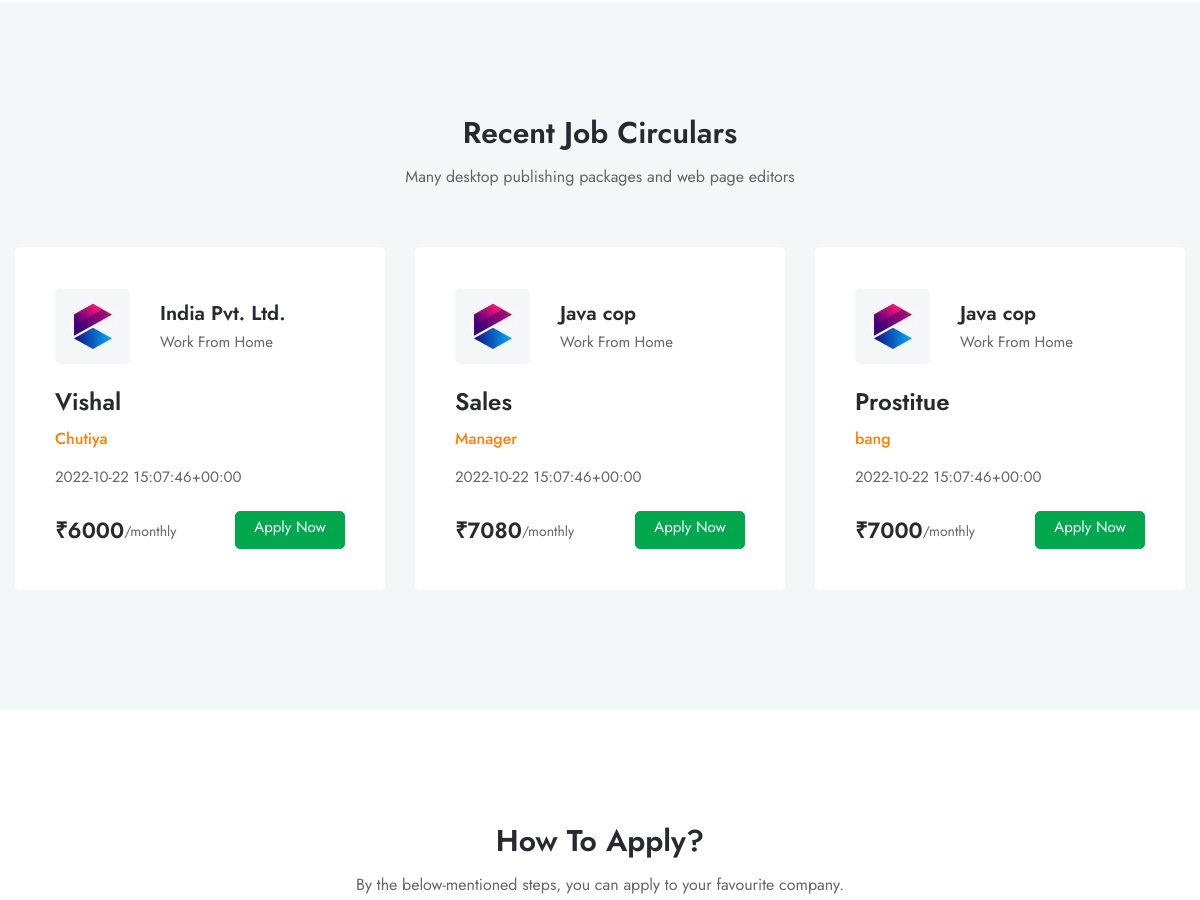
/ (middle part), run on an earlier commit of the app's database.
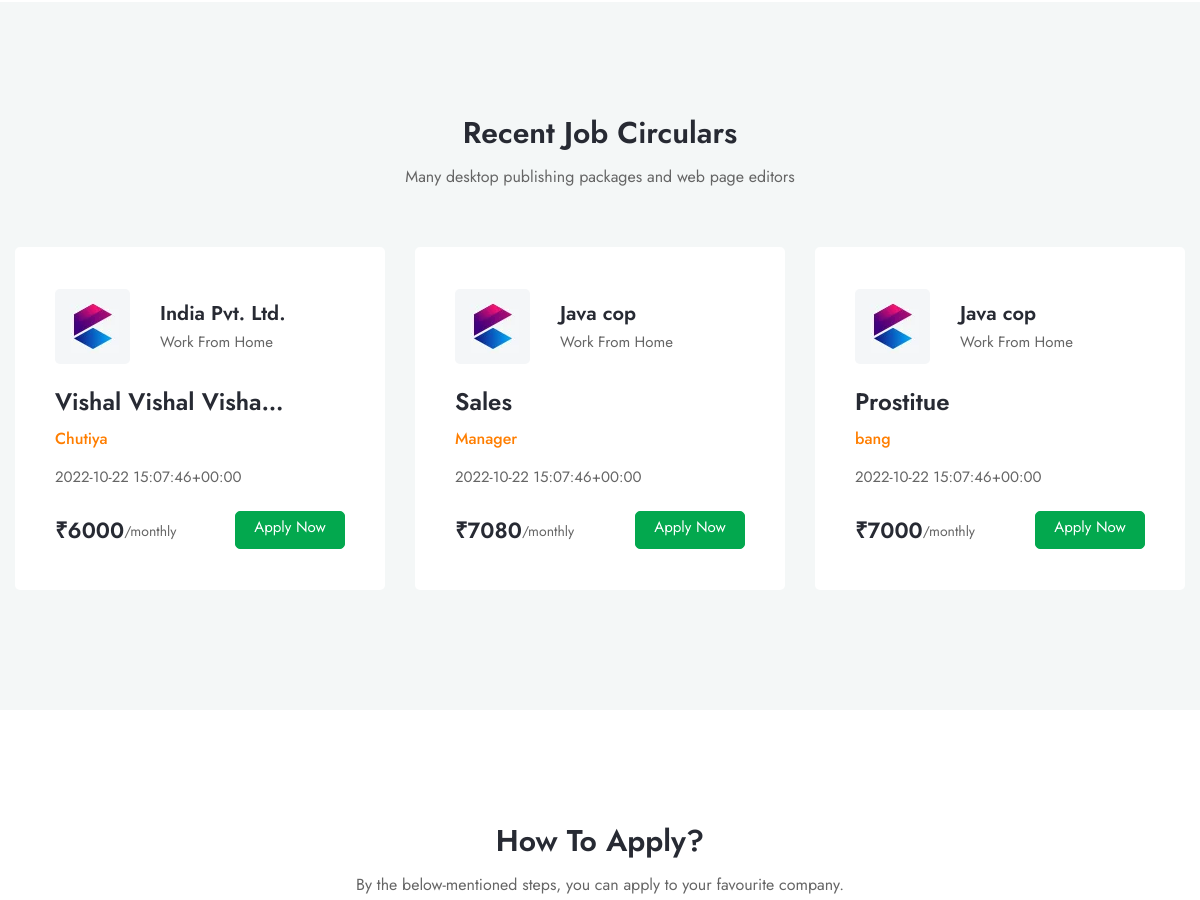
And on a later commit of the database.
### intern/models.py (models this page shows)
class Job(models.Model):
    jcname = models.ForeignKey(Company_profile, on_delete=models.CASCADE)
    jposition = models.CharField(max_length=100)
    jtype = models.CharField(max_length=50)
    jcreated = models.DateTimeField(auto_now_add=True)
    jlocation = models.CharField(max_length=500, default="Work From Home")
    jsalary = models.IntegerField(default="7000")
    jdesc = models.CharField(max_length=1000)
    def __str__(self):
        return self.jposition

class Company_profile(models.Model):
    user = models.OneToOneField(User, on_delete=models.DO_NOTHING)
    cname = models.CharField(max_length=100)
    cemail = models.EmailField(max_length=100)
    clocation = models.CharField(max_length=1000)
    cphone = models.CharField(null=True, blank=False, max_length=12)
    cimage = models.ImageField(
        blank=True, upload_to='cprofile_img')
    cdescription = models.CharField(max_length=5000)
    created_at = models.DateTimeField(auto_now=True)
    def __str__(self):
        return self.cname

### intern/views.py (the view)
# urls.py: path('', views.home, name='home'),
def home(request):
    user_object = User.objects.all()
    verifed_user = reversed(Profile.objects.all())
    print(user_object)
    job_order = reversed(Job.objects.all())
    if job_order is not None:
        count = 0
        job_append = []
        for i in job_order:
            print(i)
            job_add = job_append.append(i)
            count = count + 1
            if count == 3:
                break
    return render(request, 'home.html', {'user_obj': user_object, "job_order": job_append})

### intern/templates/home.html (shortened to what this page needs)
{% extends 'base.html' %} {% load static %} {% block content %}
      <section class="recent-job-area bg-color-gray">
        <div class="container" data-aos="fade-down">
          <div class="row">
            <div class="col-12">
              <div class="section-title text-center">
                <h3 class="title">Recent Job Circulars</h3>
                <div class="desc">
                  <p>Many desktop publishing packages and web page editors</p>
                </div>
              </div>
            </div>
          </div>
          <div class="row">
            {% for job in job_order %}
            <div class="col-md-6 col-lg-4">
              <div class="recent-job-item">
                <div class="company-info">
                  <div class="logo">
                    <a href="company-details.html"
                      ><img
                        src="{% static 'img/companies/2.webp' %}"
                        width="75"
                        height="75"
                        alt="Image-HasTech"
                    /></a>
                  </div>
                  <div class="content">
                    <h4 class="name">
                      <a href="company-details.html">{{job.jcname|truncatechars:25 }}</a>
                    </h4>
                    <p class="address">{{job.jlocation}}</p>
                  </div>
                </div>
                <div class="main-content">
                  <h3 class="title">
                    <a href="job-details.html">{{job.jposition|truncatechars:20 }}</a>
                  </h3>
                  {% if job.job_type == "Full-Time" %}
                  <h5 class="work-type" >{{job.jtype}}</h5>
                  {% elif job.job_type == "Remote" %}
                  <h5 class="work-type" data-text-color="#0054ff">{{job.jtype}}</h5>
                  {% elif job.job_type == "Part-Time" %}
                  <h5 class="work-type" data-text-color="#ff7e00">{{job.jtype}}</h5>
                  {% else %}
                  <h5 class="work-type" data-text-color="#ff7e00">{{job.jtype}}</h5>
                  {% endif %}
                  <p class="desc">{{job.jdesc|truncatechars:65}}</p>
                </div>
                <div class="recent-job-info">
                  <div class="salary">
                    <h4>₹{{job.jsalary}}</h4>
                    <p>/monthly</p>
                  </div>
                  <a class="btn-theme btn-sm" href="{% url 'company_view' job.jcname %}"
                    >Apply Now</a
                  >
                </div>
              </div>
            </div>
            {% endfor %}
          </div>
        </div>
      </section>
      <section class="work-process-area">
        <div class="container" data-aos="fade-down">
          <div class="row">
            <div class="col-12">
              <div class="section-title text-center">
                <h3 class="title">How To Apply?</h3>
                <div class="desc">
                  <p>By the below-mentioned steps, you can apply to your favourite company.</p>
                </div>
              </div>
            </div>
          </div>
        </div>
      </section>
    {% endblock content %}

What changed in the data, as far as the page shows it:
changed Job "Chutiya": jposition "Vishal" → "Vishal Vishal Visha…"
